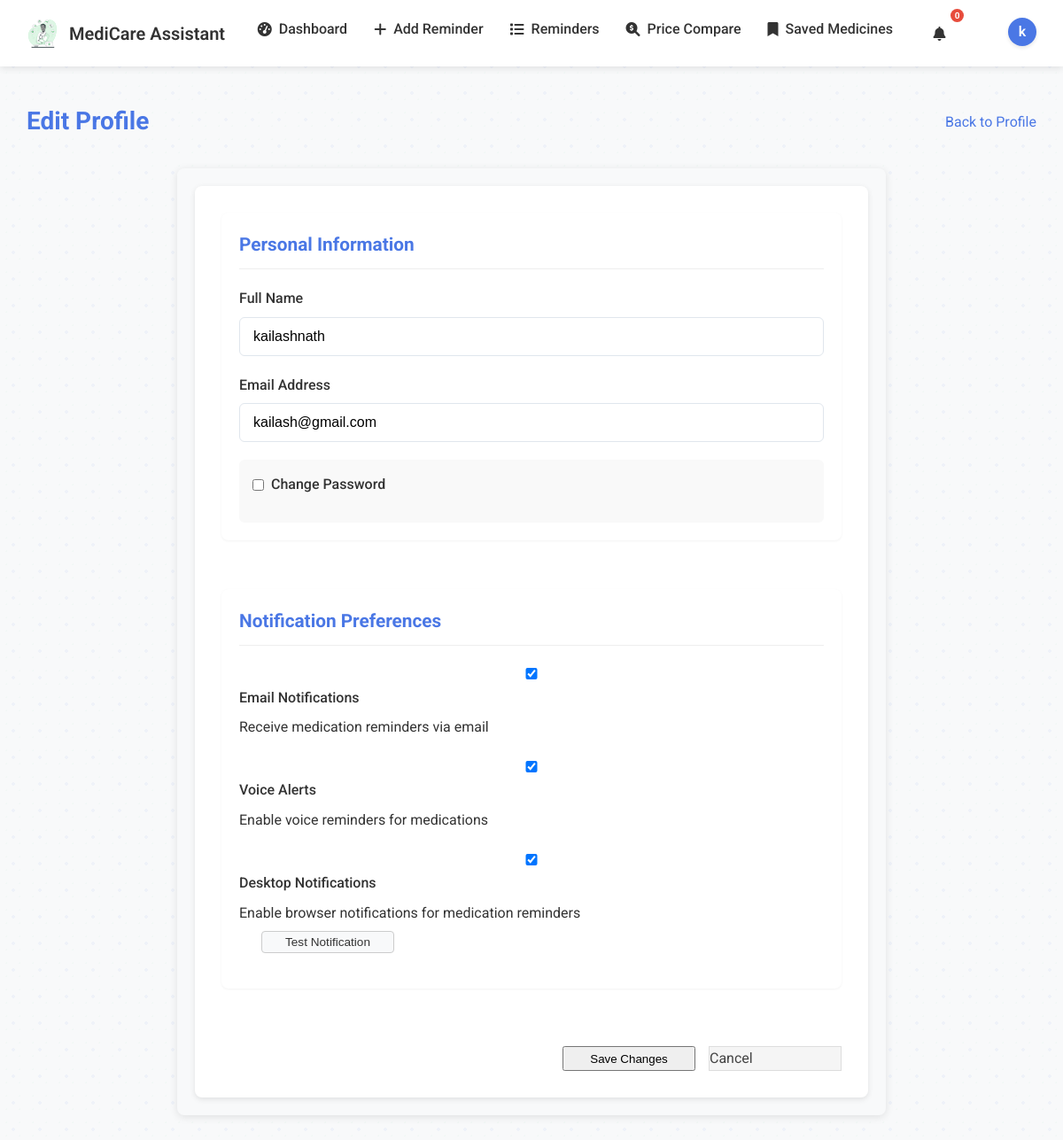
The page /edit_profile (signed in) on the database its author committed.
### app.py (models this page shows)
class User(UserMixin, db.Model):
    __tablename__ = 'user'
    id = db.Column(db.Integer, primary_key=True)
    name = db.Column(db.String(100), nullable=False)
    email = db.Column(db.String(120), unique=True, nullable=False)
    password = db.Column(db.String(200), nullable=False)
    reminders = db.relationship('Reminder', backref='user', lazy=True)
    saved_prices = db.relationship('PharmacyPrice', backref='user', lazy=True)
    email_notifications = db.Column(db.Boolean, default=True)
    voice_alerts = db.Column(db.Boolean, default=True)
    desktop_notifications = db.Column(db.Boolean, default=True)

### app.py (the view, shortened to what this page needs)
@app.route('/edit_profile', methods=['GET', 'POST'])
@login_required
def edit_profile():
    user_prefs = {
        'email_notifications': current_user.email_notifications,
        'voice_alerts': current_user.voice_alerts,
        'desktop_notifications': current_user.desktop_notifications
    }
    return render_template('edit_profile.html', user_prefs=user_prefs)

### app.py (called while the page is built)
@login_manager.user_loader
def load_user(user_id):
    return User.query.get(int(user_id))

### templates/edit_profile.html (shortened to what this page needs)
{% extends "base.html" %}
{% block content %}
<div class="dashboard-header">
    <h1>Edit Profile</h1>
    <a href="{{ url_for('profile') }}" class="btn secondary-btn">Back to Profile</a>
</div>
<div class="edit-profile-container">
    <form method="POST" action="{{ url_for('edit_profile') }}" class="edit-profile-form">
        <div class="form-section">
            <h3>Personal Information</h3>
            <div class="form-group">
                <label for="name">Full Name</label>
                <input type="text" id="name" name="name" value="{{ current_user.name }}" required>
            </div>
            <div class="form-group">
                <label for="email">Email Address</label>
                <input type="email" id="email" name="email" value="{{ current_user.email }}" required>
            </div>
            <div class="password-section">
                <div class="password-toggle">
                    <input type="checkbox" id="change-password" name="change_password">
                    <label for="change-password">Change Password</label>
                </div>
            </div>
        </div>
        <div class="form-section">
            <h3>Notification Preferences</h3>
            <div class="form-group">
                <label for="email_notifications" class="toggle-switch">
                    <input type="checkbox" id="email_notifications" name="email_notifications" {% if user_prefs.email_notifications %}checked{% endif %}>
                    <span class="toggle-label">Email Notifications</span>
                </label>
                <p class="help-text">Receive medication reminders via email</p>
            </div>
            <div class="form-group">
                <label for="voice_alerts" class="toggle-switch">
                    <input type="checkbox" id="voice_alerts" name="voice_alerts" {% if user_prefs.voice_alerts %}checked{% endif %}>
                    <span class="toggle-label">Voice Alerts</span>
                </label>
                <p class="help-text">Enable voice reminders for medications</p>
            </div>
            <div class="form-group">
                <label for="desktop_notifications" class="toggle-switch">
                    <input type="checkbox" id="desktop_notifications" name="desktop_notifications" {% if user_prefs.desktop_notifications %}checked{% endif %}>
                    <span class="toggle-label">Desktop Notifications</span>
                </label>
                <p class="help-text">Enable browser notifications for medication reminders</p>
                <button type="button" id="test-notification-btn" class="btn small-btn">Test Notification</button>
            </div>
        </div>
        <div class="form-actions">
            <button type="submit" class="btn primary-btn">Save Changes</button>
            <a href="{{ url_for('profile') }}" class="btn cancel-btn">Cancel</a>
        </div>
    </form>
</div>
{% endblock %}

### templates/base.html (shortened to what this page needs)
<!DOCTYPE html>
<html lang="en">
<head>
    <link rel="stylesheet" href="https://cdnjs.cloudflare.com/ajax/libs/font-awesome/6.0.0/css/all.min.css">
    <link rel="stylesheet" href="{{ url_for('static', filename='css/style.css') }}">
</head>
<body>
    <nav>
        <div class="nav-container">
            <a href="{{ url_for('index') }}" class="logo">
                <img src="{{ url_for('static', filename='images/medical-care.svg') }}" alt="MediCare Logo" class="logo-img">
                MediCare Assistant
            </a>
            {% if current_user.is_authenticated %}
            <ul class="nav-links">
                <li><a href="{{ url_for('dashboard') }}"><i class="fas fa-tachometer-alt"></i> Dashboard</a></li>
                <li><a href="{{ url_for('add_reminder') }}"><i class="fas fa-plus"></i> Add Reminder</a></li>
                <li><a href="{{ url_for('reminders') }}"><i class="fas fa-list"></i> Reminders</a></li>
                <li><a href="{{ url_for('price_comparison_page') }}"><i class="fas fa-search-dollar"></i> Price Compare</a></li>
                <li><a href="{{ url_for('saved_prices') }}"><i class="fas fa-bookmark"></i> Saved Medicines</a></li>
                <li class="nav-item dropdown">
                    <a href="{{ url_for('notifications') }}" class="notification-icon">
                        <i class="fas fa-bell"></i>
                        <span class="notification-badge" id="notification-count">0</span>
                    </a>
                </li>
                <li class="nav-item dropdown">
                    <a href="#" class="profile-dropdown-toggle">
                        <div class="profile-avatar">
                            <span>{{ current_user.name[:1] }}</span>
                        </div>
                    </a>
                </li>
            </ul>
            {% else %}
            <ul class="nav-links">
                <li><a href="#" onclick="showLogin()"><i class="fas fa-sign-in-alt"></i> Login</a></li>
                <li><a href="#" onclick="showSignup()"><i class="fas fa-user-plus"></i> Sign Up</a></li>
            </ul>
            {% endif %}
        </div>
    </nav>
    <main>
        <div class="container">
            {% block content %}{% endblock %}
        </div>
    </main>
</body>
</html>

### rows shown on the page
User: name "k", name "kailashnath", email "kailash@gmail.com"
